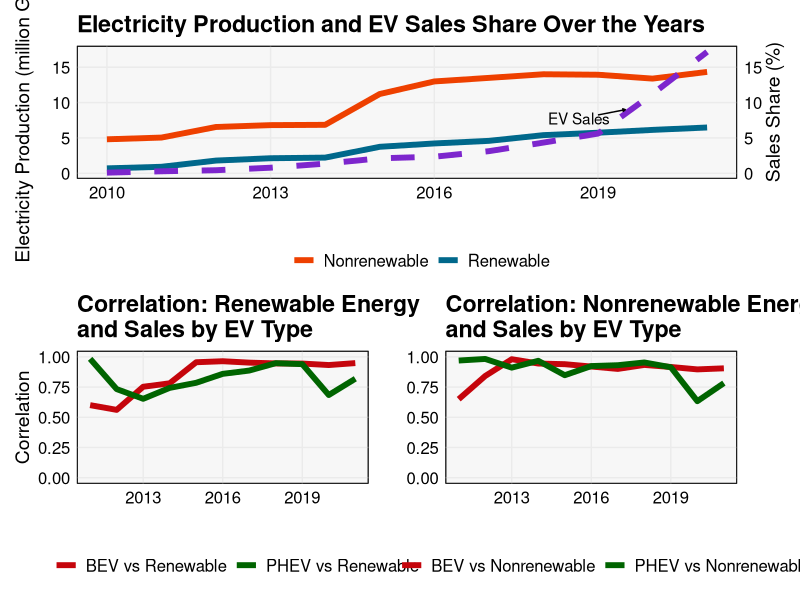
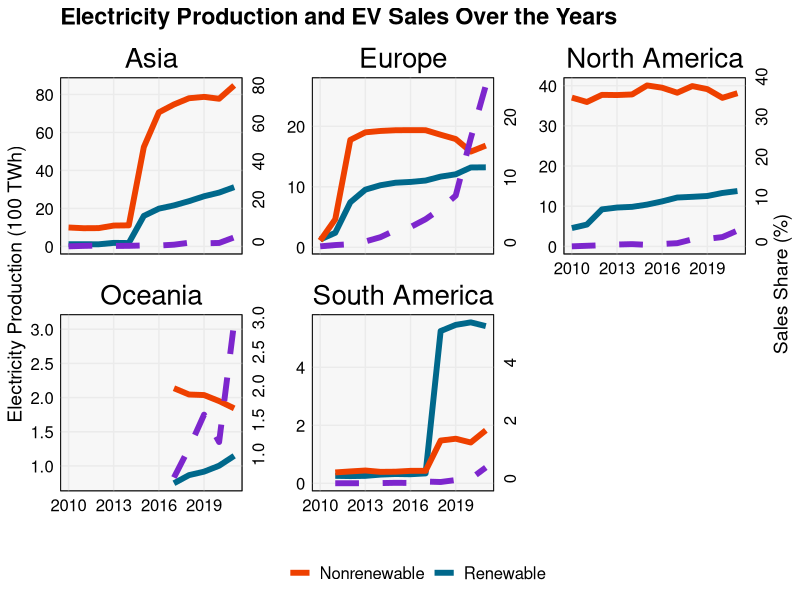
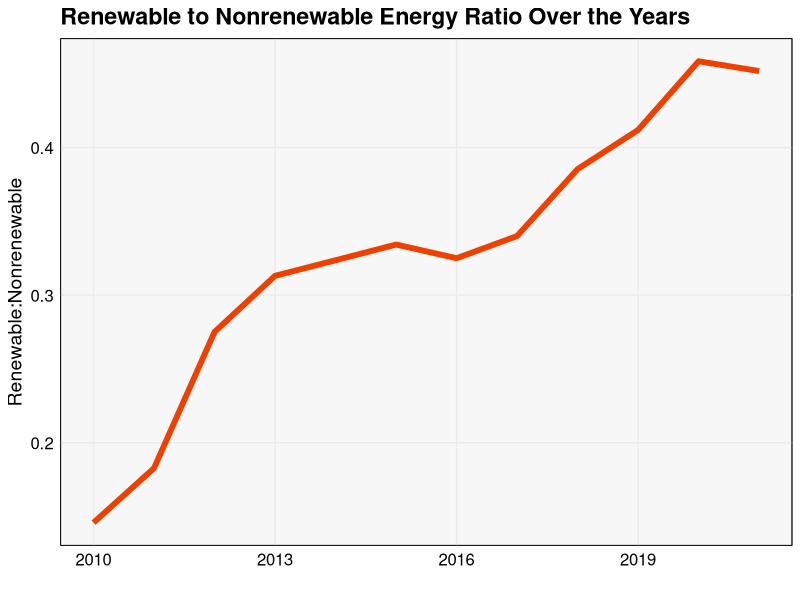
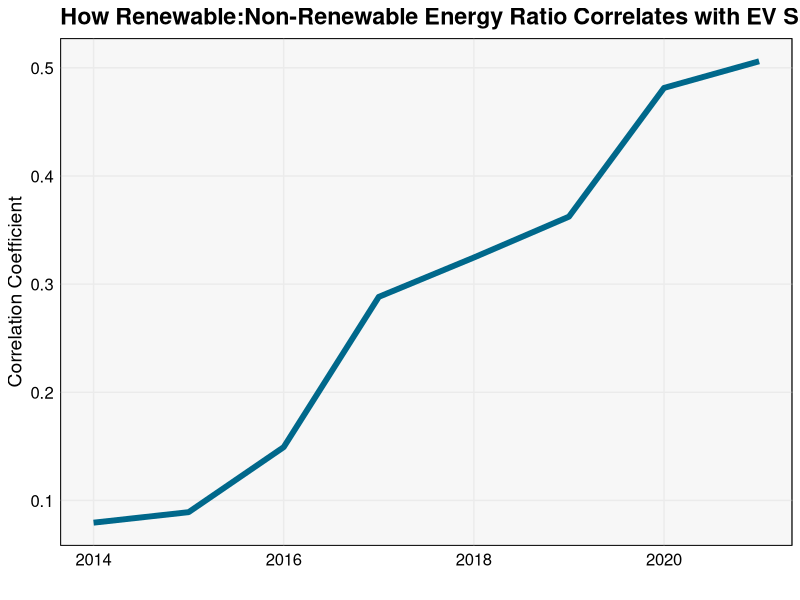
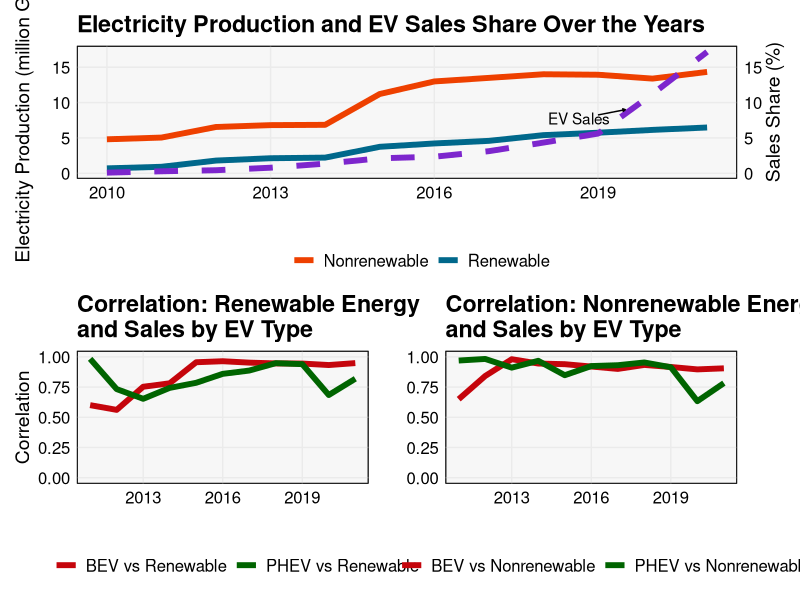
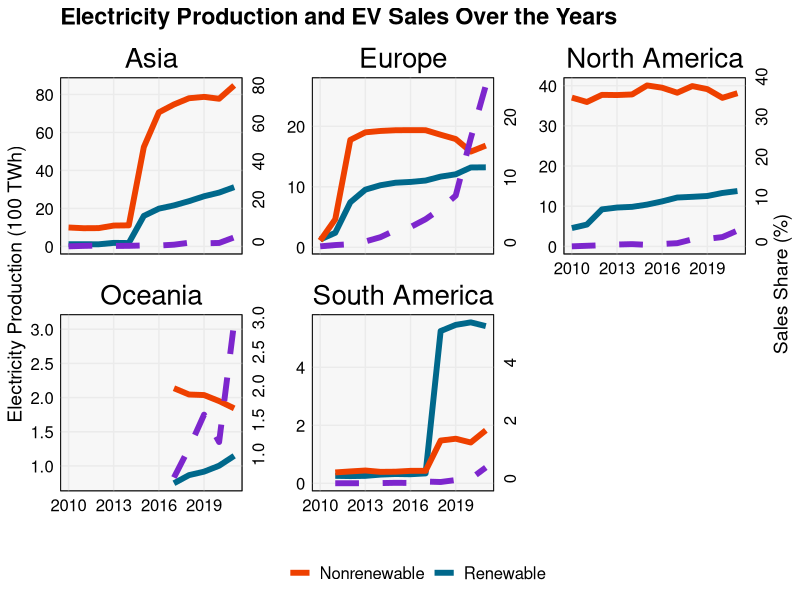
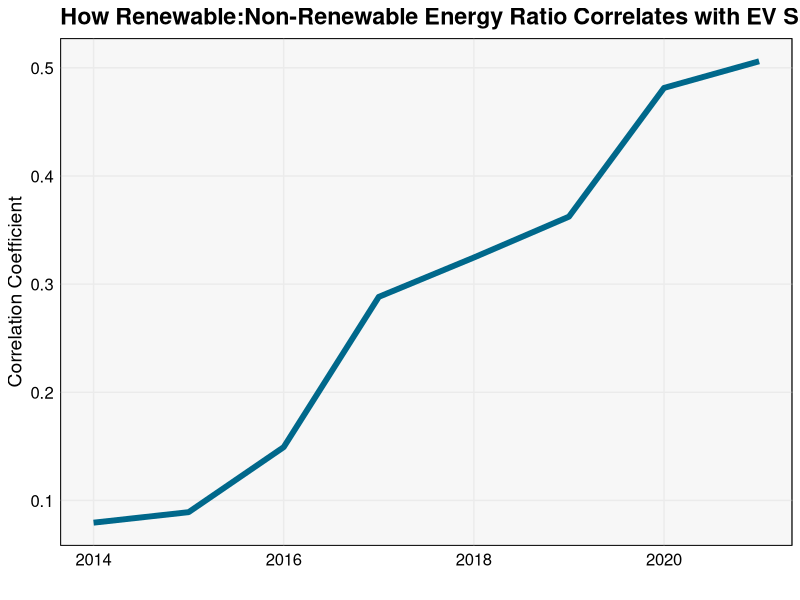

Recreate these plots in R, in order.
## ---- chunk 1
knitr::opts_chunk$set(echo = TRUE, warning = FALSE, message = FALSE)

library(patchwork)
library(tidyverse)

my_theme <- theme_minimal() +
  theme(
    axis.text = element_text(size = 12, color = "black"),
    axis.title = element_text(size = 14, color = "black", face = "plain"),
    title = element_text(size = 14, color = "black", face = "bold"),
    legend.text = element_text(size = 12, color = "black"),
    legend.title = element_text(
      color = "black",
      size = 12, margin =
        ggplot2::margin(t = 0, r = 20, b = 0, l = 0, unit = "pt")
    ),
    strip.text = element_text(size = 20, color = "black"),
    panel.grid.minor = element_blank(),
    panel.background = element_rect(fill = "#F7F7F7"),
    panel.border = element_rect(fill = NA, color = "#0c0c0c", linewidth = 0.6),
    legend.position = "bottom",
    panel.spacing = unit(15, "pt")
  )

theme_set(my_theme)


combined_data = read.csv("combined_data.csv")


# Add Nonrenewable energy
combined_data <- combined_data %>%
  mutate(Non_Renewables_Share = Electricity_Prod - Renewables_Share)
## ---- chunk 2

p = list()

p[["general"]] = combined_data %>%
  group_by(year) %>% 
  summarize(sales = mean(Total_Sales),
            renewable = sum(Renewables_Share) / 1e6,
            nonrenewable = sum(Non_Renewables_Share) / 1e6) %>% 
  ggplot(aes(x = year)) +
  geom_line(aes(y = renewable, color =  "Renewable"), size = 2) +
  geom_line(aes(y = nonrenewable, color = "Nonrenewable"), size = 2) +
  geom_line(aes(y = sales), color = "purple3", size = 2, linetype = "dashed") +
  scale_y_continuous(
    sec.axis = sec_axis(~ ., name = "Sales Share (%)")
  ) +
  annotate("text", x = 2018.65, y = 7.75, label = "EV Sales") +
  annotate("segment", x = 2019, y = 8.25, xend = 2019.5, yend = 9, arrow = arrow(type = "closed", length = unit(0.02, "npc"))) +
  labs(x = "",
       y = "Electricity Production (million GWh)",
       color = "",
       title = "Electricity Production and EV Sales Share Over the Years")  +
  scale_color_manual(values = c("Renewable" = "deepskyblue4", "Nonrenewable" = "orangered2")) +
  theme(axis.title.y.right = element_text(angle = 90))

## ---- chunk 3
yearly_correlation_ev_types = combined_data %>%
  filter(!is.na(BEV_Sales) & !is.na(PHEV_Sales)) %>%
  group_by(year) %>%
  summarize(
    correlation_renewable_bev = cor(BEV_Sales, Renewables_Share),
    correlation_renewable_phev = cor(PHEV_Sales, Renewables_Share),
    correlation_nonrenewable_bev = cor(BEV_Sales, Non_Renewables_Share),
    correlation_nonrenewable_phev = cor(PHEV_Sales, Non_Renewables_Share)
  )

p[["renewable"]] = ggplot(yearly_correlation_ev_types, aes(x = year)) +
  geom_line(aes(y = correlation_renewable_bev, color = "BEV vs Renewable"), size = 2) +
  geom_line(aes(y = correlation_renewable_phev, color = "PHEV vs Renewable"), size = 2) +
  ylim(c(0, 1)) +
  labs(
    title = "Correlation: Renewable Energy\nand Sales by EV Type",
    x = "",
    y = "Correlation",
    color = ""
  ) +
  scale_color_manual(values = c("BEV vs Renewable" = "#C5050C", "PHEV vs Renewable" = "darkgreen"))

p[["nonrenewable"]] = ggplot(yearly_correlation_ev_types, aes(x = year)) +
  geom_line(aes(y = correlation_nonrenewable_bev, color = "BEV vs Nonrenewable"), size = 2) +
  geom_line(aes(y = correlation_nonrenewable_phev, color = "PHEV vs Nonrenewable"), size = 2) +
  ylim(c(0, 1)) +
  labs(
    title = "Correlation: Nonrenewable Energy\nand Sales by EV Type",
    x = "",
    y = "",
    color = ""
  ) +
  scale_color_manual(values = c("BEV vs Nonrenewable" = "#C5050C", "PHEV vs Nonrenewable" = "darkgreen"))

## ---- chunk 4

p[["general"]] / (p[["renewable"]] + p[["nonrenewable"]])

ggsave("general_production_sales.svg")

## ---- chunk 5
combined_data %>%
  group_by(year, region) %>% 
  summarize(sales = mean(Total_Sales),
            renewable = sum(Renewables_Share) / 1e5,
            nonrenewable = sum(Non_Renewables_Share) / 1e5) %>% 
  ggplot(aes(x = year)) +
  geom_line(aes(y = renewable, color =  "Renewable"), size = 2) +
  geom_line(aes(y = nonrenewable, color = "Nonrenewable"), size = 2) +
  geom_line(aes(y = sales), color = "purple3", size = 2, linetype = "dashed") +
  scale_y_continuous(
    sec.axis = sec_axis(~ ., name = "Sales Share (%)")
  ) +
  facet_wrap(~ region, scales = "free_y") +
  labs(x = "",
       y = "Electricity Production (100 TWh)",
       color = "",
       title = "Electricity Production and EV Sales Over the Years")  +
  scale_color_manual(values = c("Renewable" = "deepskyblue4", "Nonrenewable" = "orangered2")) +
  theme(axis.title.y.right = element_text(angle = 90),
        axis.text.y.right = element_text(angle = 90))


ggsave("region_production_sales.svg")

## ---- chunk 6
average_ratio_per_year = combined_data %>% 
  group_by(year) %>%
  summarize(ratio = sum(Renewables_Share) / sum(Non_Renewables_Share))

ggplot(average_ratio_per_year, aes(x = year, y = ratio)) +
  geom_line(color = "orangered2", size = 2) +
  labs(
    title = "Renewable to Nonrenewable Energy Ratio Over the Years",
    x = "",
    y = "Renewable:Nonrenewable"
  ) 

## ---- chunk 7

cor_ratio_all = combined_data %>% 
  group_by(year) %>% 
  summarize(corr_all_ratio = cor(ratio_renew_nonrenew, Total_Sales))

cor_ratio_bev = combined_data %>% 
  drop_na(BEV_Sales) %>% 
  group_by(year) %>% 
  summarize(corr_bev_ratio = cor(ratio_renew_nonrenew, BEV_Sales))

cor_ratio_phev = combined_data %>% 
  drop_na(PHEV_Sales) %>% 
  group_by(year) %>% 
  summarize(corr_phev_ratio = cor(ratio_renew_nonrenew, PHEV_Sales))

corr_ratio = cor_ratio_all %>% 
  inner_join(cor_ratio_bev, by = "year") %>% 
  inner_join(cor_ratio_phev, by = "year") 
  

cor_ratio_all %>% 
  filter(year >= 2014) %>% 
  ggplot(aes(x = year)) +
  geom_line(aes(y = corr_all_ratio), color = "deepskyblue4", size = 2) +
  labs(x = "",
       y = "Correlation Coefficient",
       title = "How Renewable:Non-Renewable Energy Ratio Correlates with EV Sales") 

ggsave("corr_ratio.svg")
